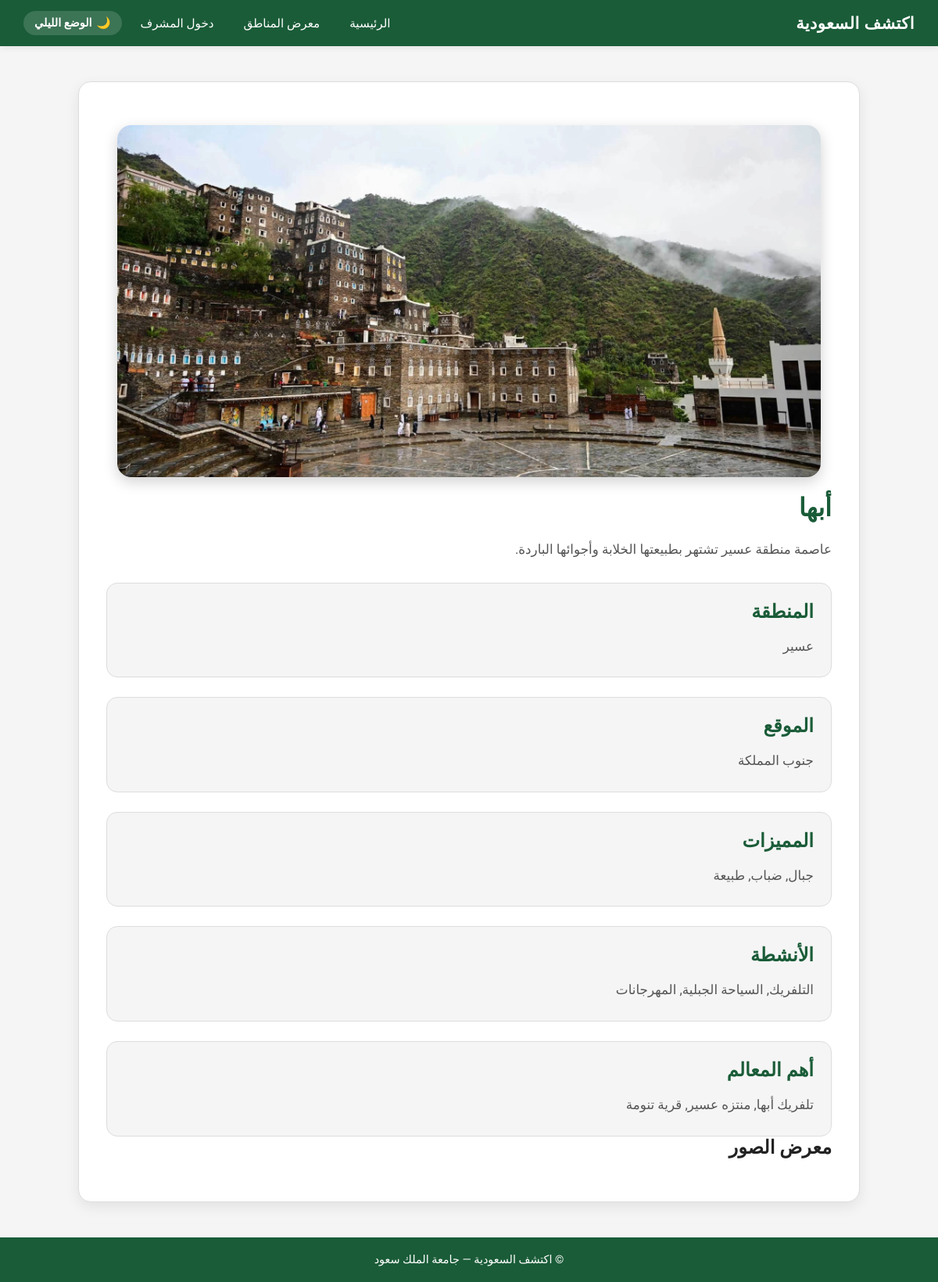
/public/details.php?id=5, run on the app's committed database.
### tables this page shows
CREATE TABLE places (
    id INT PRIMARY KEY AUTO_INCREMENT,
    name VARCHAR(100) NOT NULL,
    region VARCHAR(100) NOT NULL,
    description TEXT NOT NULL,
    location VARCHAR(100),
    features TEXT,
    activities TEXT,
    top_landmarks TEXT,
    main_image VARCHAR(255) NOT NULL,
    created_at TIMESTAMP DEFAULT CURRENT_TIMESTAMP
);

### public/details.php (the view, shortened to what this page needs)
<?php
include '../includes/db_config.php';
$id = (int) $_GET['id'];
$sql = "SELECT * FROM places WHERE id = $id";
$result = mysqli_query($conn, $sql);
$data = mysqli_fetch_assoc($result);
?>
<!DOCTYPE html>
<html lang="ar" dir="rtl">
<head>
    <link rel="stylesheet" href="css/shared.css">
    <link rel="stylesheet" href="css/details.css">
</head>
<body>
<header class="site-header" id="site-header" role="banner">
    <nav class="navbar" aria-label="التنقل الرئيسي">
        <a href="index.html" class="nav-brand">اكتشف السعودية</a>
        <ul class="nav-menu" id="navMenu">
            <li><a href="index.html" class="nav-link">الرئيسية</a></li>
            <li><a href="gallery.php" class="nav-link">معرض المناطق</a></li>
            <li><a href="../admin/login.php" class="nav-link">دخول المشرف</a></li>
            <li>
                <button id="nightModeBtn" class="night-mode-btn" type="button" aria-pressed="false">
                    <span class="mode-icon">🌙</span>
                    <span class="mode-text">الوضع الليلي</span>
                </button>
            </li>
        </ul>
    </nav>
</header>
<main id="main-content" role="main">
    <article class="details-container" aria-labelledby="place-title">
        <figure>
            <img
                src="<?php echo $data['main_image']; ?>"
                alt="صورة رئيسية لـ <?php echo $data['name']; ?>"
                class="main-image">
        </figure>
        <h1 id="place-title"><?php echo $data['name']; ?></h1>
        <p class="main-description"><?php echo $data['description']; ?></p>
        <section class="info-section" aria-label="معلومات سريعة">
            <div class="info-box">
                <h2>المنطقة</h2>
                <p><?php echo $data['region']; ?></p>
            </div>
            <div class="info-box">
                <h2>الموقع</h2>
                <p><?php echo $data['location']; ?></p>
            </div>
            <div class="info-box">
                <h2>المميزات</h2>
                <p><?php echo $data['features']; ?></p>
            </div>
            <div class="info-box">
                <h2>الأنشطة</h2>
                <p><?php echo $data['activities']; ?></p>
            </div>
            <div class="info-box">
                <h2>أهم المعالم</h2>
                <p><?php echo $data['top_landmarks']; ?></p>
            </div>
        </section>
        <section class="gallery-section" aria-labelledby="gallery-title">
            <h2 class="gallery-title" id="gallery-title">معرض الصور</h2>
            <figure class="gallery-images">
            </figure>
        </section>
    </article>
</main>
<footer class="site-footer" role="contentinfo">
    <p>© اكتشف السعودية — جامعة الملك سعود</p>
</footer>
</body>
</html>

### public/css/shared.css (style rules this page uses)
:root { --bg-color: #f5f5f5; --card-bg: #ffffff; --text-color: #222222; --text-muted: #555555; --border-color: #dddddd; --nav-bg: #1a5c38; --nav-text: #ffffff; --footer-bg: #1a5c38; --footer-text: #ffffff; --shadow: rgba(0,0,0,0.08); }
*, *::before, *::after { margin: 0; padding: 0; box-sizing: border-box; }
html { scroll-behavior: smooth; }
body { font-family: 'Tajawal', sans-serif; direction: rtl; background-color: var(--bg-color); color: var(--text-color); transition: background-color 0.3s, color 0.3s; min-height: 100vh; display: flex; flex-direction: column; }
main { flex: 1; }
.site-header { background-color: var(--nav-bg); position: sticky; top: 0; z-index: 1000; box-shadow: 0 2px 8px var(--shadow); }
.navbar { max-width: 1200px; margin: 0 auto; padding: 14px 30px; display: flex; justify-content: space-between; align-items: center; position: relative; z-index: 1001; }
.nav-brand { color: var(--nav-text); font-size: 1.3rem; font-weight: 800; text-decoration: none; letter-spacing: 0.5px; }
.nav-menu { list-style: none; display: flex; align-items: center; gap: 10px; }
.nav-link { color: var(--nav-text); text-decoration: none; font-size: 0.95rem; padding: 6px 14px; border-radius: 6px; transition: background 0.2s; }
.night-mode-btn { background: rgba(255,255,255,0.15); border: none; color: white; padding: 7px 14px; border-radius: 20px; cursor: pointer; font-family: 'Tajawal', sans-serif; font-size: 0.9rem; display: flex; align-items: center; gap: 6px; transition: background 0.3s; }
.site-footer { background-color: var(--footer-bg); color: var(--footer-text); text-align: center; padding: 20px; font-size: 0.9rem; margin-top: auto; }
button, .btn, .edit-btn, .delete-btn { display: inline-block; border: none; padding: 10px 16px; border-radius: 8px; text-decoration: none; cursor: pointer; font-family: 'Tajawal', sans-serif; font-weight: 700; font-size: 0.95rem; }
button, .btn, .edit-btn { background-color: var(--nav-bg); color: var(--nav-text); }

### public/css/details.css (style rules this page uses)
.details-container { max-width: 1000px; width: 85%; margin: 45px auto; background-color: var(--card-bg); padding: 35px; border-radius: 16px; box-shadow: 0 6px 18px var(--shadow); border: 1px solid var(--border-color); }
.main-image { width: 100%; height: 420px; object-fit: cover; border-radius: 14px; margin-bottom: 25px; }
.details-container h1 { color: var(--nav-bg); margin-bottom: 18px; font-size: 2rem; }
.details-container p { color: var(--text-muted); line-height: 2; font-size: 1.05rem; }
.info-box { background-color: var(--bg-color); padding: 22px; border-radius: 14px; margin-top: 25px; border: 1px solid var(--border-color); }
.info-box h2 { color: var(--nav-bg); margin-bottom: 14px; }
.gallery-images { display:flex; gap:15px; overflow-x:auto; padding:10px 0; scroll-behavior:smooth; }
.main-image { width:100%; max-width:900px; height:450px; object-fit:cover; border-radius:18px; display:block; margin:20px auto; box-shadow:0 6px 18px rgba(0,0,0,0.18); }

### data on the page
places: main_image (picture), name "أبها", description "عاصمة منطقة عسير تشتهر بطبيعتها الخلابة وأجوائها الباردة.", region "عسير", location "جنوب المملكة", features "جبال, ضباب, طبيعة", activities "التلفريك, السياحة الجبلية, المهرجانات", top_landmarks "تلفريك أبها, منتزه عسير, قرية تنومة"
